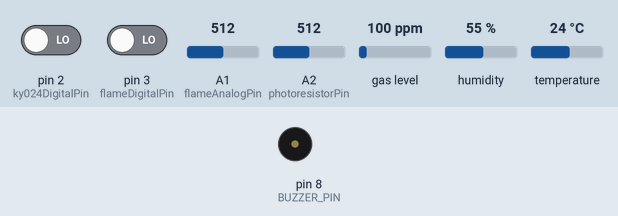
Simulated run of this sketch. Board: Arduino Uno, built with avr-gcc and run on an emulated ATmega328P. Shown: buzzer (waves = sounding). The inputs (shaded band) are chosen by the test bench; at power-on: pin 3 (flameDigitalPin) LOW, pin 2 (ky024DigitalPin) LOW, A1 (flameAnalogPin) = 512, A2 (photoresistorPin) = 512, gas level 100 ppm, humidity 55 %, temperature 24 °C. What the sketch prints to the serial monitor is not drawn.

Above: at 0.1 s.
At 2.2 s:
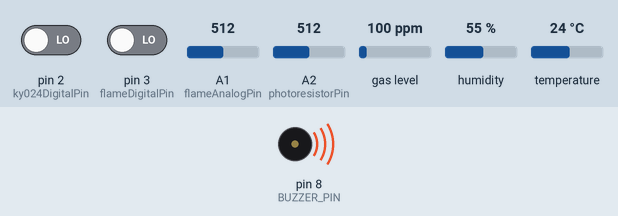
2.3 s: pin 3 (flameDigitalPin) driven HIGH
Timing chart, 0 to 5.3 s (numbered marks = the images above; inputs shaded):
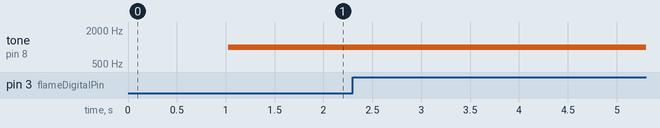

The sketch:

finalcode.ino
```cpp
// Pin definitions
#define BUZZER_PIN 8

const int ky024AnalogPin = A0;
const int ky024DigitalPin = 2;

const int flameAnalogPin = A1;
const int flameDigitalPin = 3;

const int photoresistorPin = A2;

#define DHT11_PIN 10

#define MQ4_PIN A4

// Include libraries
#include <DFRobot_DHT11.h>
#include <MQUnifiedsensor.h>

// Sensor objects
DFRobot_DHT11 DHT;
MQUnifiedsensor MQ4("Arduino UNO", 5, 10, MQ4_PIN, "MQ-4");

// Variables for flame sensor
int flameStatus = 0;
int flameLevel = 0;

// Threshold for buzzer trigger on temperature
const float TEMP_THRESHOLD = 35.0;    // Temperature threshold in °C

void setup() {
  Serial.begin(9600);

  pinMode(BUZZER_PIN, OUTPUT);
  pinMode(ky024DigitalPin, INPUT);
  pinMode(flameDigitalPin, INPUT);

  // Set up MQ4 sensor parameters
  MQ4.setRegressionMethod(1);
  MQ4.setA(30000000);
  MQ4.setB(-8.308);
  MQ4.init();

  Serial.print("Calibrating MQ4 sensor...");
  float calcR0 = 0;
  for (int i = 1; i <= 10; i++) {
    MQ4.update();
    calcR0 += MQ4.calibrate(4.4);
    Serial.print(".");
    delay(100);
  }
  MQ4.setR0(calcR0 / 10);
  Serial.println(" done.");

  if (isinf(calcR0)) {
    Serial.println("Warning: MQ4 R0 is infinite! Check wiring.");
    while (1);
  }
  if (calcR0 == 0) {
    Serial.println("Warning: MQ4 R0 is zero! Check wiring.");
    while (1);
  }

  MQ4.serialDebug(false);
}

void loop() {
  int incidentDetected = 0;

  // KY-024 Magnetic sensor
  int ky024DigitalValue = digitalRead(ky024DigitalPin);
  int ky024AnalogValue = 0;
  if (ky024DigitalValue == HIGH) {
    ky024AnalogValue = analogRead(ky024AnalogPin);
  }
  if (ky024AnalogValue > 50) {
    incidentDetected = 1;
  }

  // Flame sensor
  flameStatus = digitalRead(flameDigitalPin);
  flameLevel = analogRead(flameAnalogPin);
  int reversedFlameLevel = 1023- flameLevel;
  if (flameStatus == HIGH || reversedFlameLevel > 500) {
    incidentDetected = 1;
  }

  // Photoresistor sensor (inverted)
  int photoValue = analogRead(photoresistorPin);
  int invertedPhotoValue = 1023 - photoValue;
  if (invertedPhotoValue > 600) {
    incidentDetected = 1;
  }

  // DHT11 sensor readings
  DHT.read(DHT11_PIN);
  float temperature = DHT.temperature;

  if (temperature > TEMP_THRESHOLD) {
    incidentDetected = 1;
  }

  // MQ-4 smoke sensor
  MQ4.update();
  float smokePPM = MQ4.readSensor();
  if (smokePPM > 1000) {
    incidentDetected = 1;
  }

  // Buzzer control
  if (incidentDetected) {
    tone(BUZZER_PIN, 1000);
  } else {
    noTone(BUZZER_PIN);
  }

  // Print sensor data in one line (no humidity)
  Serial.print("Magnetic: "); Serial.print(ky024AnalogValue);
  Serial.print(" | FlameDetected: "); Serial.print(flameStatus == LOW ? "NO" : "YES");
  Serial.print(" | FlameLvl: "); Serial.print(reversedFlameLevel);
  Serial.print(" | LightLvl: "); Serial.print(invertedPhotoValue);
  Serial.print(" | Temp: "); Serial.print(temperature);
  Serial.print(" C | SmokePPM: "); Serial.print(smokePPM);
  Serial.println();

  delay(2000);
}
```

Measured:
- after the input at 2.3 s, every drawn part: stays the same
